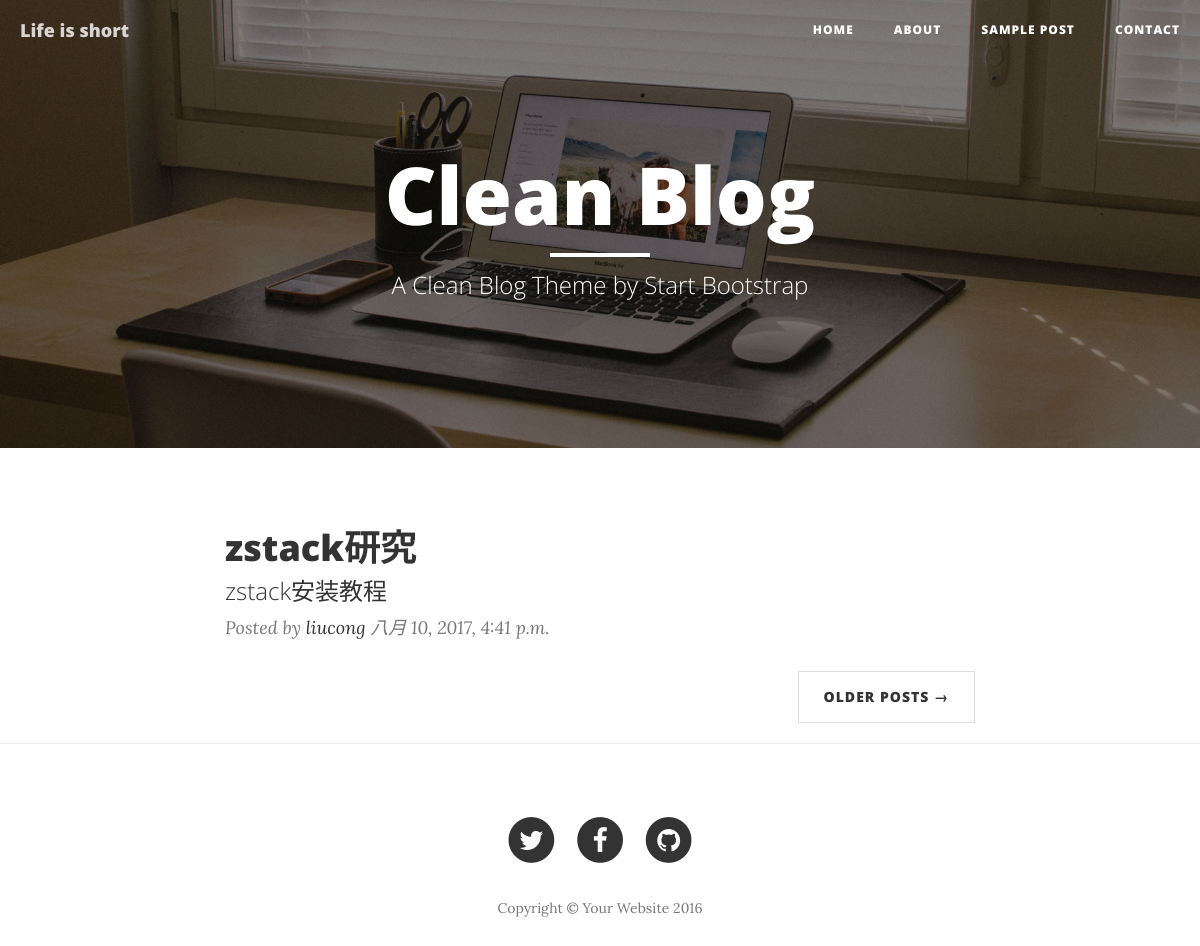
/blog/, run on an earlier commit of the app's database.
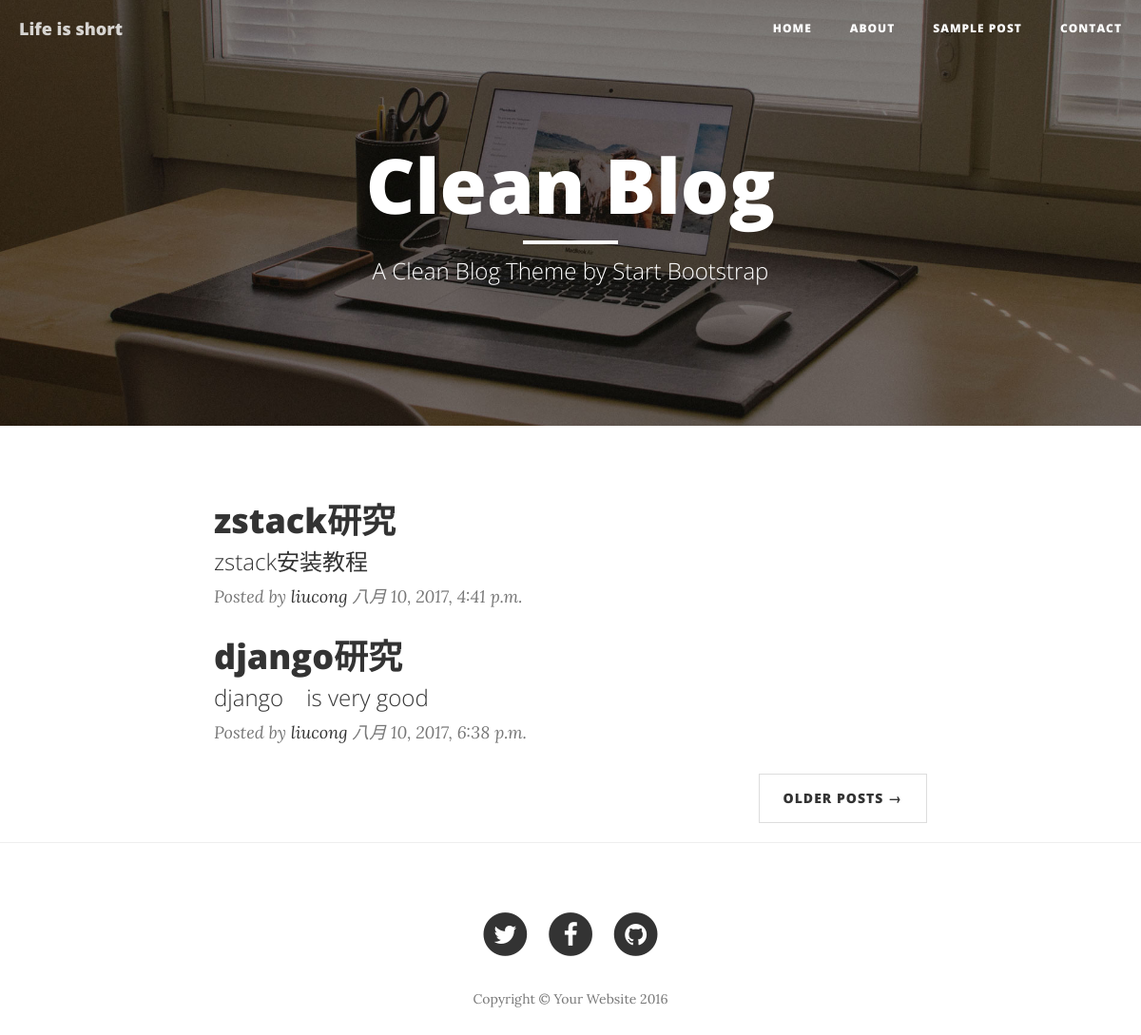
And on a later commit of the database.
### blog/models.py (models this page shows)
class Article(models.Model):
    title = models.CharField(max_length=255)
    abstract = models.CharField(max_length=255)
    content = models.TextField()
    create_time = models.DateTimeField()
    modify_time = models.DateTimeField()
    author = models.ForeignKey(Author,on_delete=models.CASCADE)
    tags = models.ManyToManyField(Tag,blank=True)

class Author(models.Model):
    name  = models.CharField(max_length=255)
    password = models.CharField(max_length=255)
    email = models.EmailField()

### blog/views.py (the view)
def index(request):
    article_list = Article.objects.all().order_by('create_time')
    return render(request,'blog/index.html',context={'article_list' : article_list})

### blog/templates/blog/index.html
{% extends 'blog/base.html' %}
{% block header %}
    <header class="intro-header bg-img">
        <div class="container">
            <div class="row">
                <div class="col-lg-8 col-lg-offset-2 col-md-10 col-md-offset-1">
                    <div class="site-heading">
                        <h1>Clean Blog</h1>
                        <hr class="small">
                        <span class="subheading">A Clean Blog Theme by Start Bootstrap</span>
                    </div>
                </div>
            </div>
        </div>
    </header>
{% endblock header %}
{% block main %}
    <div class="container">
        <div class="row">
            <div class="col-lg-8 col-lg-offset-2 col-md-10 col-md-offset-1">
                {% for article in article_list %}
                <div class="post-preview">
                    <a href="{% url 'blog_post' %}">
                        <h2 class="post-title">
                            {{ article.title }}
                        </h2>
                        <h3 class="post-subtitle">
                            {{ article.abstract }}
                        </h3>
                    </a>
                    <p class="post-meta">Posted by <a href="#">{{ article.author.name }}</a> {{ article.create_time }}</p>
                </div>
                {% empty %}
                <div class="post-preview">
                    暂时还没有发布的文章!
                </div>
                <hr>
                {% endfor %}
                <ul class="pager">
                    <li class="next">
                        <a href="#">Older Posts &rarr;</a>
                    </li>
                </ul>
            </div>
        </div>
    </div>
{% endblock main %}

### blog/templates/blog/base.html (shortened to what this page needs)
{% load staticfiles %}
<!DOCTYPE html>
<html lang="en">
<head>
    <link href="{% static 'blog/vendor/bootstrap/css/bootstrap.min.css' %}" rel="stylesheet">
    <link href="{% static 'blog/css/clean-blog.min.css' %}" rel="stylesheet">
    <link href="{% static 'blog/vendor/font-awesome/css/font-awesome.min.css' %}" rel="stylesheet" type="text/css">
    <link href="{% static 'blog/css/django-blog.css' %}" rel="stylesheet">
</head>
<body>
    <nav class="navbar navbar-default navbar-custom navbar-fixed-top">
        <div class="container-fluid">
            <div class="navbar-header page-scroll">
                <a class="navbar-brand" href="{% url 'index' %}">Life is short</a>
            </div>
            <div class="collapse navbar-collapse" id="bs-example-navbar-collapse-1">
                <ul class="nav navbar-nav navbar-right">
                    <li>
                        <a href="{% url 'index'%}">Home</a>
                    </li>
                    <li>
                        <a href="{% url 'about' %}">About</a> </li>
                    <li>
                        <a href="{% url 'blog_post' %}">Sample Post</a>
                    </li>
                    <li>
                        <a href="{% url 'contact'%}">Contact</a>
                    </li>
                </ul>
            </div>
        </div>
    </nav>
    {% block header %}
    {% endblock %}
    {% block main %}
    {% endblock main %}
    <hr>
    <footer>
        <div class="container">
            <div class="row">
                <div class="col-lg-8 col-lg-offset-2 col-md-10 col-md-offset-1">
                    <ul class="list-inline text-center">
                        <li>
                            <a href="#">
                                <span class="fa-stack fa-lg">
                                    <i class="fa fa-circle fa-stack-2x"></i>
                                    <i class="fa fa-twitter fa-stack-1x fa-inverse"></i>
                                </span>
                            </a>
                        </li>
                        <li>
                            <a href="#">
                                <span class="fa-stack fa-lg">
                                    <i class="fa fa-circle fa-stack-2x"></i>
                                    <i class="fa fa-facebook fa-stack-1x fa-inverse"></i>
                                </span>
                            </a>
                        </li>
                        <li>
                            <a href="#">
                                <span class="fa-stack fa-lg">
                                    <i class="fa fa-circle fa-stack-2x"></i>
                                    <i class="fa fa-github fa-stack-1x fa-inverse"></i>
                                </span>
                            </a>
                        </li>
                    </ul>
                    <p class="copyright text-muted">Copyright &copy; Your Website 2016</p>
                </div>
            </div>
        </div>
    </footer>
</body>
</html>

### blog/static/blog/css/django-blog.css (style rules this page uses)
.bg-img { background-image: url('../img/home-bg.jpg') }

What changed in the data, as far as the page shows it:
added Article: title "django研究", abstract "django is very good", author.name "liucong", create_time "八月 10, 2017, 6:38 p.m."
